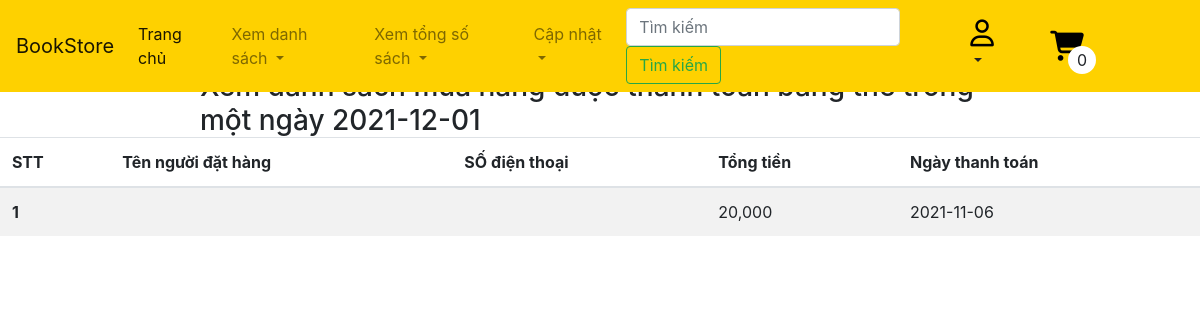
/staff/paymentByCard.php, run on an earlier commit of the app's database.
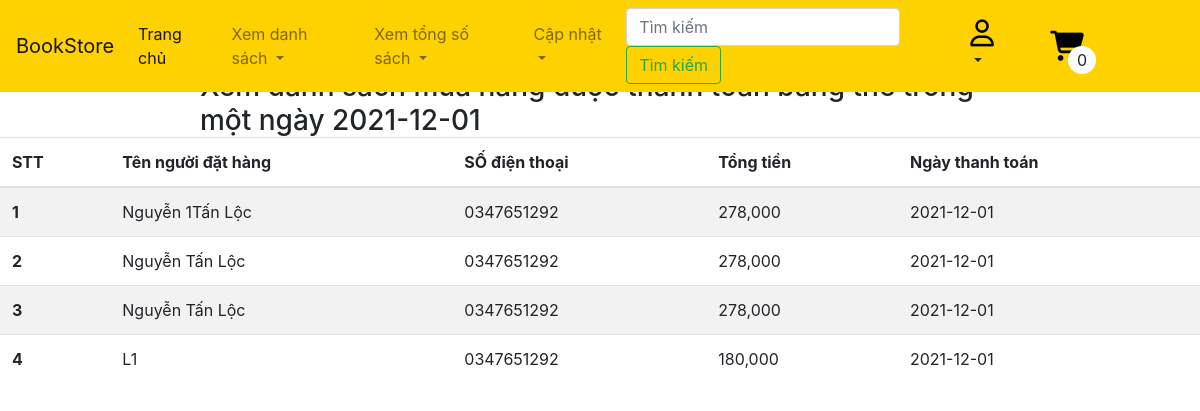
And on a later commit of the database.
### tables this page shows
CREATE TABLE `invoice` (
  `id` int(11) NOT NULL,
  `customer_id` int(11) NOT NULL,
  `total_money` int(11) DEFAULT NULL,
  `state` int(11) DEFAULT NULL,
  `method_pay` int(11) DEFAULT NULL,
  `date_pay` date DEFAULT NULL,
  `fullname` varchar(50) NOT NULL,
  `phone` varchar(20) NOT NULL,
  `address` varchar(50) NOT NULL
);

### DB.php (called while the page is built, shortened)
<?php
function executeResult($sql, $isSingle = false) {
    $data = null;
    $conn = mysqli_connect(HOST, USERNAME, PASSWORD, DATABASE);
    mysqli_set_charset($conn, 'utf8');
    $resultset = mysqli_query($conn, $sql);
    if($resultset){
        if($isSingle) {
            $data = mysqli_fetch_array($resultset, 1);
        } else {
            $data = [];
            while(($row = mysqli_fetch_array($resultset, 1)) != null) {
                $data[] = $row;
            }
        }
    }
    return $data;
}

### staff/paymentByCard.php (the view)
<?php
    require_once "../headerStaff.php";
    $sql = "SELECT *
            FROM invoice
            WHERE invoice.method_pay=1";
    $book = executeResult($sql);
?>
<h3 style="margin:70px 200px 0">Xem danh sách mua hàng được thanh toán bằng thẻ trong một ngày 2021-12-01</h3>
<table class="table table-striped">
  <thead>
    <tr>
      <th scope="col">STT</th>
      <th scope="col">Tên người đặt hàng</th>
      <th scope="col">SỐ điện thoại</th>
      <th scope="col">Tổng tiền</th>
      <th scope="col">Ngày thanh toán</th>
    </tr>
  </thead>
  <tbody>
    <?php
        for($i=0;$i<count($book);$i++){
            echo '<tr>';
            echo '<th scope="row">'.($i+1).'</th>';
            echo '<td>'.$book[$i]["fullname"].'</td>';
            echo '<td>'.$book[$i]["phone"].'</td>';
            echo '<td>'.number_format($book[$i]["total_money"]).'</td>';
            echo '<td>'.$book[$i]["date_pay"].'</td>';
            echo '</tr>';
        }
    ?>
  </tbody>
</table>
<?php
  require_once "../footer.php";
?>

What changed in the data, as far as the page shows it:
removed invoice: total_money "20,000", date_pay "2021-11-06"
added invoice: fullname "Nguyễn 1Tấn Lộc", phone "0347651292", total_money "278,000", date_pay "2021-12-01"
added invoice: fullname "Nguyễn Tấn Lộc", phone "0347651292", total_money "278,000", date_pay "2021-12-01"
added invoice: fullname "Nguyễn Tấn Lộc", phone "0347651292", total_money "278,000", date_pay "2021-12-01"
added invoice: fullname "L1", phone "0347651292", total_money "180,000", date_pay "2021-12-01"
